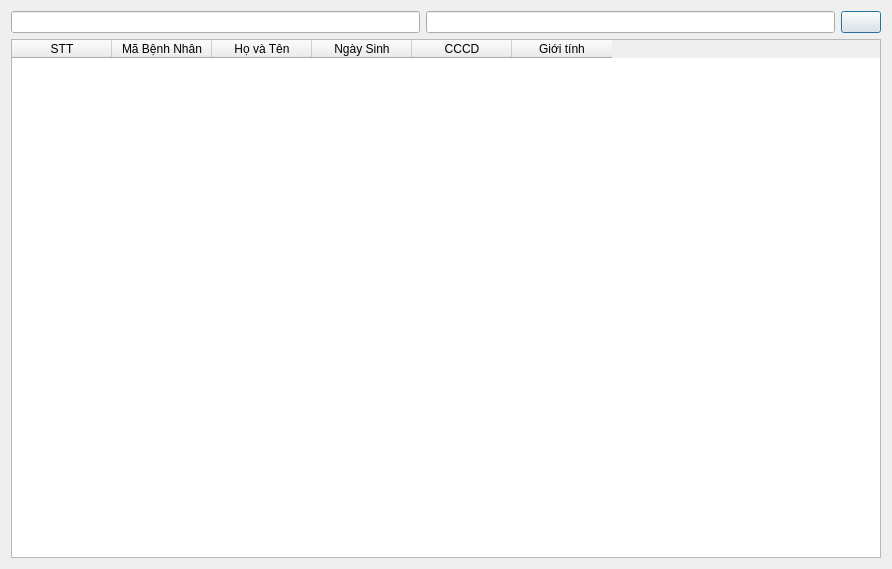
<?xml version="1.0" encoding="UTF-8"?>
<ui version="4.0">
 <class>Dialog</class>
 <widget class="QDialog" name="Dialog">
  <property name="geometry">
   <rect>
    <x>0</x>
    <y>0</y>
    <width>892</width>
    <height>569</height>
   </rect>
  </property>
  <property name="windowTitle">
   <string>Dialog</string>
  </property>
  <layout class="QVBoxLayout" name="verticalLayout">
   <item>
    <layout class="QHBoxLayout" name="horizontalLayout">
     <item>
      <widget class="QLineEdit" name="lineEdit_NameSearch"/>
     </item>
     <item>
      <widget class="QLineEdit" name="lineEdit_CodeSearch"/>
     </item>
     <item>
      <widget class="QPushButton" name="pb_PartientListSearch">
       <property name="text">
        <string/>
       </property>
       <property name="icon">
        <iconset>
         <normaloff>icon/search.png</normaloff>icon/search.png</iconset>
       </property>
       <property name="iconSize">
        <size>
         <width>32</width>
         <height>32</height>
        </size>
       </property>
      </widget>
     </item>
    </layout>
   </item>
   <item>
    <widget class="QTableWidget" name="tableWidget_PartientList">
     <column>
      <property name="text">
       <string>STT</string>
      </property>
     </column>
     <column>
      <property name="text">
       <string>Mã Bệnh Nhân</string>
      </property>
     </column>
     <column>
      <property name="text">
       <string>Họ và Tên</string>
      </property>
     </column>
     <column>
      <property name="text">
       <string>Ngày Sinh</string>
      </property>
     </column>
     <column>
      <property name="text">
       <string>CCCD</string>
      </property>
     </column>
     <column>
      <property name="text">
       <string>Giới tính</string>
      </property>
     </column>
    </widget>
   </item>
  </layout>
 </widget>
 <resources/>
 <connections/>
</ui>
